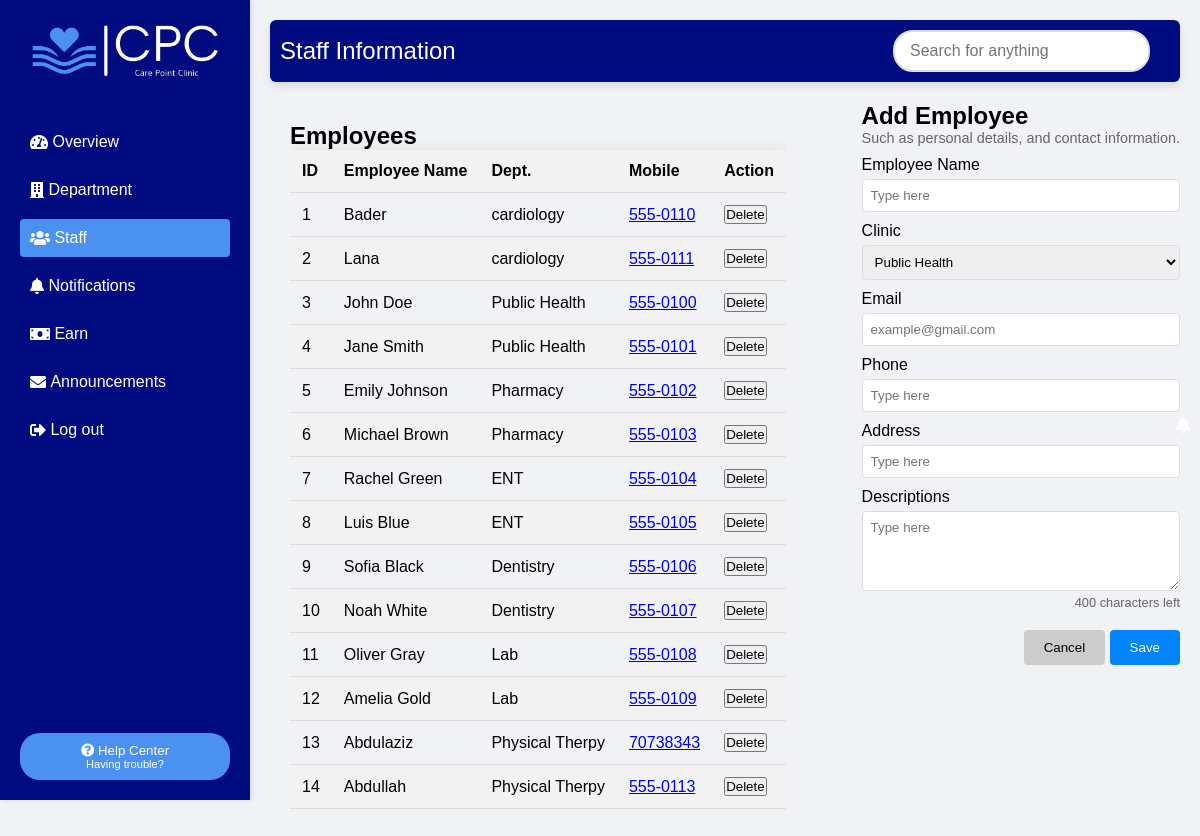
The app's page /mstaff.php with its own data.
### tables this page shows
CREATE TABLE IF NOT EXISTS `employees` (
  `id` int(11) NOT NULL AUTO_INCREMENT,
  `name` varchar(255) NOT NULL,
  `department` varchar(255) DEFAULT NULL,
  `mobile` varchar(100) DEFAULT NULL,
  PRIMARY KEY (`id`)
);

### get_staff.php (called while the page is built, shortened)
<?php
$servername = "localhost";
$username = "root";
$password = "";
$dbname = "clinic";
$port = "3308";
$conn = new mysqli($servername, $username, $password, $dbname, $port);
$sql = "SELECT id, name, department, mobile FROM employees";
$result = $conn->query($sql);
$employees = [];
if ($result && $result->num_rows > 0) {
    while ($row = $result->fetch_assoc()) {
        $employees[] = $row;
    }
}
?>

### mstaff.php (the view, shortened to what this page needs)
<!DOCTYPE html>
<html lang="en">
<head>
    <link rel="stylesheet" href="https://cdnjs.cloudflare.com/ajax/libs/font-awesome/5.15.1/css/all.min.css">
    <link rel="stylesheet" href="https://cdnjs.cloudflare.com/ajax/libs/font-awesome/5.15.3/css/all.min.css">
</head>
<body>
    <div style="width:250px;">
    <aside class="sidebar">
        <div class="logo">
            <img src="assets/images/logo.jpg" alt="HealthCare Logo">
        </div>
        <br>
        <nav class="navigation">
            <a href="managerindex.php"><i class="fas fa-tachometer-alt"></i>&nbsp;Overview</a>
            <a href="mdepartment.php"><i class="fas fa-building"></i>&nbsp;Department</a>
            <a href="mstaff.php" class="active"><i class="fas fa-users"></i>&nbsp;Staff</a>
            <a href="mmessage.php"><i class="fas fa-bell"></i>&nbsp;Notifications</a>
            <a href="mearn.php"><i class="fas fa-money-bill"></i>&nbsp;Earn</a>
            <a href="mannouncements.php"><i class="fas fa-envelope"></i>&nbsp;Announcements</a>
            <a href="index.php"><i class="fas fa-sign-out-alt"></i>&nbsp;Log out</a>
            <div class="help-center">
                <button>
                    <i class="fas fa-question-circle"></i>
                    Help Center
                    <span>Having trouble?</span>
                </button>
            </div>
        </nav>
        </div>
    <div class="main-content">
        <header class="main-header">
            <div class="greeting">
                <h1>Staff Information</h1>
            </div>
            <div class="search-and-user">
                <div class="notification-container">
                    <i class="notification-icon fas fa-bell"></i>
                </div>
                <div class="search-bar">
                    <input type="text" placeholder="Search for anything">
                </div>
            </div>
        </header>
        <div class="content-area">
        <div class="table-container">
        <h2>Employees</h2>
        <table id="employee-table">
            <thead>
                <tr>
                    <th>ID</th>
                    <th>Employee Name</th>
                    <th>Dept.</th>
                    <th>Mobile</th>
                    <th>Action</th>
                </tr>
            </thead>
            <tbody>
            <?php
            include "get_staff.php";
if (isset($employees) && is_array($employees)) {
    foreach ($employees as $employee) {
        echo "<tr>";
        echo "<td>" . $employee["id"]. "</td>";
        echo "<td>" . $employee["name"]. "</td>";
        echo "<td>" . $employee["department"]. "</td>";
        echo "<td><a href='tel:" . $employee["mobile"] . "' class='contact-link'>" . $employee["mobile"] . "</a></td>";
        echo "<td><button class='delete-btn' data-id='" . $employee["id"]. "'>Delete</button></td>";
        echo "</tr>";
    }}
    else {
        echo 'No employees found.';
    }
    ?>
</tbody>
        </table>
    </div>
    <form id="addEmployeeForm">
                <h2>Add Employee</h2>
                <p>Such as personal details, and contact information.</p>
                <label for="employeeName">Employee Name</label>
                <input type="text" id="employeeName" name="employeeName" placeholder="Type here" required>
                <label for="Clinic">Clinic</label>
                <select id="Clinic" name="Clinic" required>
                    <option value="Public Health">Public Health</option>
                </select>
                <label for="email">Email</label>
                <input type="email" id="email" name="email" placeholder="example@gmail.com" required>
                <label for="phone">Phone</label>
                <input type="tel" id="phone" name="phone" placeholder="Type here" required>
                <label for="address">Address</label>
                <input type="text" id="address" name="address" placeholder="Type here" required>
                <label for="descriptions">Descriptions</label>
                <textarea id="descriptions" name="descriptions" placeholder="Type here" maxlength="400"
                    required></textarea>
                <span id="charactersLeft">400 characters left</span>
                <div class="form-actions">
                    <button type="button" id="cancelButton">Cancel</button>
                    <button type="submit" id="saveButton">Save</button>
                </div>
            </form>
        </body>
        </html>

### records on screen
employees: id "1", name "Bader", department "cardiology", mobile "555-0110"
employees: id "2", name "Lana", department "cardiology", mobile "555-0111"
employees: id "3", name "John Doe", department "Public Health", mobile "555-0100"
employees: id "4", name "Jane Smith", department "Public Health", mobile "555-0101"
employees: id "5", name "Emily Johnson", department "Pharmacy", mobile "555-0102"
employees: id "6", name "Michael Brown", department "Pharmacy", mobile "555-0103"
employees: id "7", name "Rachel Green", department "ENT", mobile "555-0104"
employees: id "8", name "Luis Blue", department "ENT", mobile "555-0105"
employees: id "9", name "Sofia Black", department "Dentistry", mobile "555-0106"
employees: id "10", name "Noah White", department "Dentistry", mobile "555-0107"
employees: id "11", name "Oliver Gray", department "Lab", mobile "555-0108"
employees: id "12", name "Amelia Gold", department "Lab", mobile "555-0109"
employees: id "13", name "Abdulaziz", department "Physical Therpy", mobile "70738343"
employees: id "14", name "Abdullah", department "Physical Therpy", mobile "555-0113"
